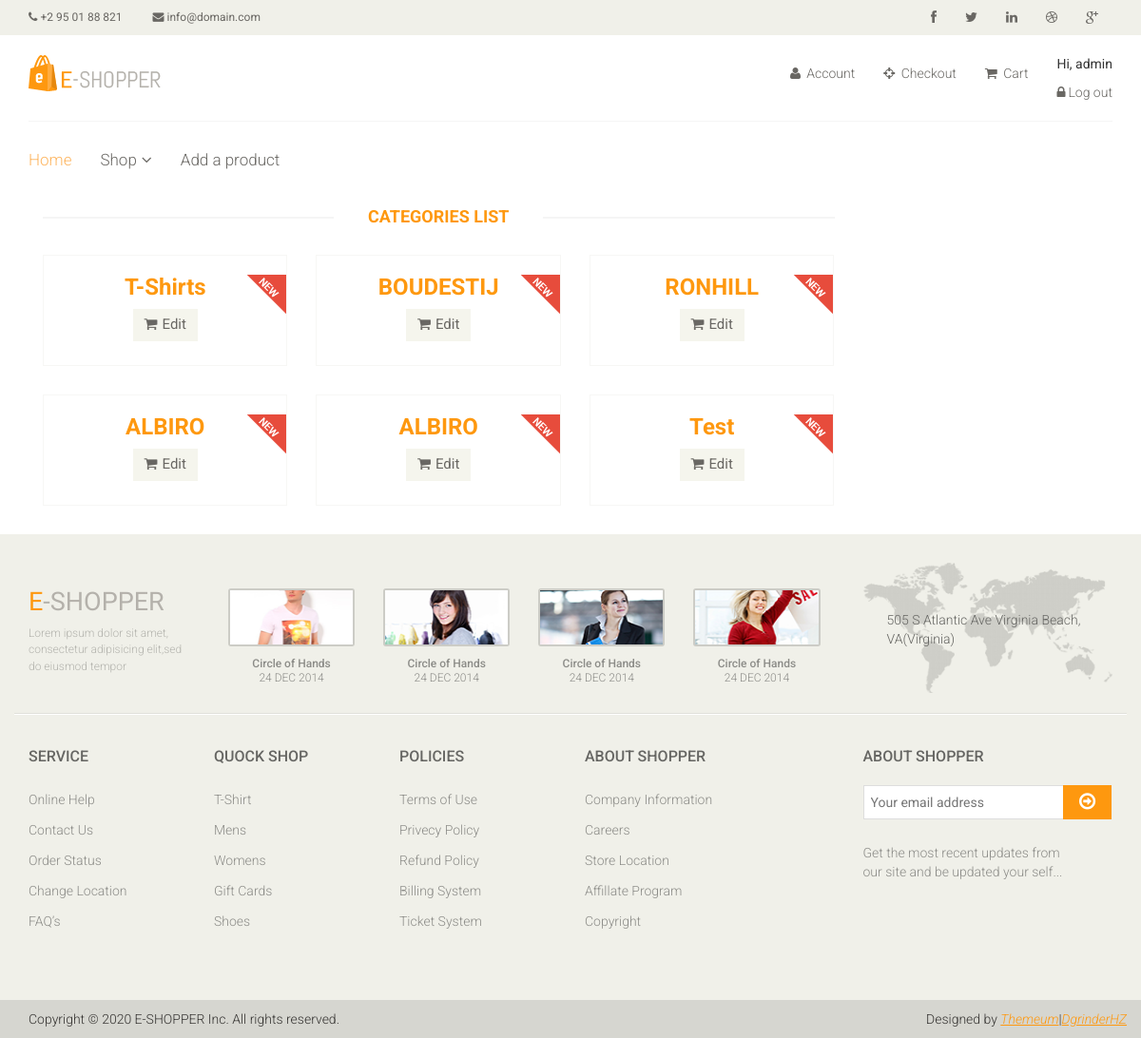
Page /categories/ (signed in) on the committed database.
### categories/models.py (models this page shows, shortened)
class Category(models.Model):
    title = models.CharField(max_length=100)

### categories/views.py (the view)
# urls.py: path('categories/', category_list, name='category_list'),
def category_list(request):
    categories = Category.objects.all()
    ctx = {'categories': categories}
    return render(request, 'categories/category_list.html', ctx)

### templates/categories/category_list.html
{% extends 'base.html' %}
{% load static %}
{% block content %}
<section>
    <div class="container">
        <div class="row">
            <div class="col-sm-9 padding-right">
                <div class="features_items">
                    <h2 class="title text-center">Categories List</h2>
                    {% for category in categories %}
                    <div class="col-sm-4 ">
                        <div class="product-image-wrapper">
                            <div class="single-products">
                                <div >
                                    <div class="single-products">
                                        <div class="productinfo text-center">
                                            <h2>{{ category.title | capfirst }}</h2>
                                            <a href="{% url 'category_edit' pk=category.id %}" class="btn btn-default add-to-cart"><i
                                                    class="fa fa-shopping-cart"></i>Edit</a>
                                        </div>
                                    </div>
                                </div>
                                <img src="{% static 'images/home/new.png' %}" class="new" alt="" />
                            </div>
                        </div>
                    </div>
                    {% empty %}
                    <p>No products yet.</p>
                    {% endfor %}
                </div>
            </div>
        </div>
    </div>
</section>
{% endblock %}

### templates/base.html (shortened to what this page needs)
{% load static %}
<!DOCTYPE html>
<html lang="en">
<head>
    <link href="{% static 'css/bootstrap.min.css' %}" rel="stylesheet">
    <link href="{% static 'css/font-awesome.min.css' %}" rel="stylesheet">
    <link href="{% static 'css/prettyPhoto.css' %}" rel="stylesheet">
    <link href="{% static 'css/price-range.css' %}" rel="stylesheet">
    <link href="{% static 'css/animate.css' %}" rel="stylesheet">
    <link href="{% static 'css/main.css' %}" rel="stylesheet">
    <link href="{% static 'css/responsive.css' %}" rel="stylesheet">
</head>
<body>
    <header id="header">
        <div class="header_top">
            <div class="container">
                <div class="row">
                    <div class="col-sm-6">
                        <div class="contactinfo">
                            <ul class="nav nav-pills">
                                <li><a href="#"><i class="fa fa-phone"></i> +2 95 01 88 821</a></li>
                                <li><a href="#"><i class="fa fa-envelope"></i> info@domain.com</a></li>
                            </ul>
                        </div>
                    </div>
                    <div class="col-sm-6">
                        <div class="social-icons pull-right">
                            <ul class="nav navbar-nav">
                                <li><a href="#"><i class="fa fa-facebook"></i></a></li>
                                <li><a href="#"><i class="fa fa-twitter"></i></a></li>
                                <li><a href="#"><i class="fa fa-linkedin"></i></a></li>
                                <li><a href="#"><i class="fa fa-dribbble"></i></a></li>
                                <li><a href="#"><i class="fa fa-google-plus"></i></a></li>
                            </ul>
                        </div>
                    </div>
                </div>
            </div>
        </div>
        <div class="header-middle">
            <div class="container">
                <div class="row">
                    <div class="col-sm-4">
                        <div class="logo pull-left">
                            <a href="{% url 'home' %}"><img src="{% static 'images/home/logo.png' %}" alt="" /></a>
                        </div>
                    </div>
                    <div class="col-sm-8">
                        <div class="shop-menu pull-right">
                            <ul class="nav navbar-nav">
                                <li><a href="{% url 'user_detail' %}"><i class="fa fa-user"></i> Account</a></li>
                                <li><a href="{% url 'order' %}"><i class="fa fa-crosshairs"></i> Checkout</a></li>
                                <li>
                                    <a href="{% url 'cart' %}">
                                        <i class="fa fa-shopping-cart"></i>
                                        Cart
                                    </a>
                                </li>
                                <li>
                                    {% if user.is_authenticated %}
                                    <p>Hi, {{ user.username }}</p>
                                    <a href="{% url 'logout' %}"><i class="fa fa-lock"></i>Log out</a>
                                    {% else  %}
                                    <a href="{% url 'login' %}"><i class="fa fa-lock"></i>Log in</a>
                                    {% endif %}
                                </li>
                            </ul>
                        </div>
                    </div>
                </div>
            </div>
        </div>
        <div class="header-bottom">
            <div class="container">
                <div class="row">
                    <div class="col-sm-9">
                        <div class="mainmenu pull-left">
                            <ul class="nav navbar-nav collapse navbar-collapse">
                                <li><a href="{% url 'home' %}" class="active">Home</a></li>
                                <li class="dropdown"><a href="#">Shop<i class="fa fa-angle-down"></i></a>
                                </li>
                                {% if user.is_superuser%}
                                <li><a href="{% url 'product_add' %}">Add a product</a></li>
                                {% endif %}
                            </ul>
                        </div>
                    </div>
                </div>
            </div>
        </div>
    </header>
    {% block content %}
    {% endblock %}
    <footer id="footer">
		<div class="footer-top">
			<div class="container">
				<div class="row">
					<div class="col-sm-2">
						<div class="companyinfo">
							<h2><span>e</span>-shopper</h2>
							<p>Lorem ipsum dolor sit amet, consectetur adipisicing elit,sed do eiusmod tempor</p>
						</div>
					</div>
					<div class="col-sm-7">
						<div class="col-sm-3">
							<div class="video-gallery text-center">
								<a href="#">
									<div class="iframe-img">
										<img src="{% static 'images/home/iframe1.png' %}" alt="" />
									</div>
								</a>
								<p>Circle of Hands</p>
								<h2>24 DEC 2014</h2>
							</div>
						</div>
						<div class="col-sm-3">
							<div class="video-gallery text-center">
								<a href="#">
									<div class="iframe-img">
										<img src="{% static 'images/home/iframe2.png' %}" alt="" />
									</div>
								</a>
								<p>Circle of Hands</p>
								<h2>24 DEC 2014</h2>
							</div>
						</div>
						<div class="col-sm-3">
							<div class="video-gallery text-center">
								<a href="#">
									<div class="iframe-img">
										<img src="{% static 'images/home/iframe3.png' %}" alt="" />
									</div>
								</a>
								<p>Circle of Hands</p>
								<h2>24 DEC 2014</h2>
							</div>
						</div>
						<div class="col-sm-3">
							<div class="video-gallery text-center">
								<a href="#">
									<div class="iframe-img">
										<img src="{% static 'images/home/iframe4.png' %}" alt="" />
									</div>
								</a>
								<p>Circle of Hands</p>
								<h2>24 DEC 2014</h2>
							</div>
						</div>
					</div>
					<div class="col-sm-3">
						<div class="address">
							<img src="{% static 'images/home/map.png' %}" alt="" />
							<p>505 S Atlantic Ave Virginia Beach, VA(Virginia)</p>
						</div>
					</div>
				</div>
			</div>
		</div>
		<div class="footer-widget">
			<div class="container">
				<div class="row">
					<div class="col-sm-2">
						<div class="single-widget">
							<h2>Service</h2>
							<ul class="nav nav-pills nav-stacked">
								<li><a href="#">Online Help</a></li>
								<li><a href="#">Contact Us</a></li>
								<li><a href="#">Order Status</a></li>
								<li><a href="#">Change Location</a></li>
								<li><a href="#">FAQ’s</a></li>
							</ul>
						</div>
					</div>
					<div class="col-sm-2">
						<div class="single-widget">
							<h2>Quock Shop</h2>
							<ul class="nav nav-pills nav-stacked">
								<li><a href="#">T-Shirt</a></li>
								<li><a href="#">Mens</a></li>
								<li><a href="#">Womens</a></li>
								<li><a href="#">Gift Cards</a></li>
								<li><a href="#">Shoes</a></li>
							</ul>
						</div>
					</div>
					<div class="col-sm-2">
						<div class="single-widget">
							<h2>Policies</h2>
							<ul class="nav nav-pills nav-stacked">
								<li><a href="#">Terms of Use</a></li>
								<li><a href="#">Privecy Policy</a></li>
								<li><a href="#">Refund Policy</a></li>
								<li><a href="#">Billing System</a></li>
								<li><a href="#">Ticket System</a></li>
							</ul>
						</div>
					</div>
					<div class="col-sm-2">
						<div class="single-widget">
							<h2>About Shopper</h2>
							<ul class="nav nav-pills nav-stacked">
								<li><a href="#">Company Information</a></li>
								<li><a href="#">Careers</a></li>
								<li><a href="#">Store Location</a></li>
								<li><a href="#">Affillate Program</a></li>
								<li><a href="#">Copyright</a></li>
							</ul>
						</div>
					</div>
					<div class="col-sm-3 col-sm-offset-1">
						<div class="single-widget">
							<h2>About Shopper</h2>
							<form action="#" class="searchform">
								<input type="text" placeholder="Your email address" />
								<button type="submit" class="btn btn-default"><i class="fa fa-arrow-circle-o-right"></i></button>
								<p>Get the most recent updates from <br />our site and be updated your self...</p>
							</form>
						</div>
					</div>
				</div>
			</div>
		</div>
		<div class="footer-bottom">
			<div class="container">
				<div class="row">
					<p class="pull-left">Copyright © 2020 E-SHOPPER Inc. All rights reserved.</p>
					<p class="pull-right">Designed by <span><a target="_blank" href="http://www.themeum.com">Themeum</a>|<a target="_blank" href="https://github.com/DgrinderHZ">DgrinderHZ</a></span></p>
				</div>
			</div>
		</div>
	</footer>
</body>
</html>
</html>

### rows in the picture
Category: title "T-Shirts"
Category: title "BOUDESTIJ"
Category: title "RONHILL"
Category: title "ALBIRO"
Category: title "ALBIRO"
Category: title "Test"

### other values in the picture
{{ user.username }} "admin"
